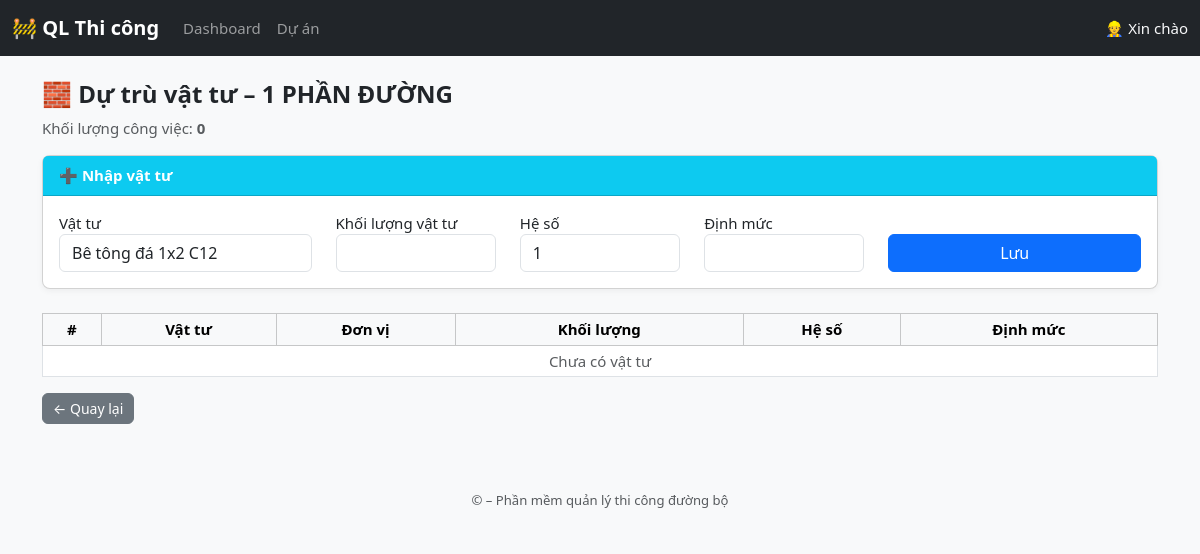
The app's page /work-items/1/materials/ with its own data.
### core/models.py (models this page shows, shortened)
class WorkItem(models.Model):
    project = models.ForeignKey(Project, on_delete=models.CASCADE)
    index_code = models.CharField(max_length=50)
    name = models.CharField(max_length=255)
    unit = models.CharField(max_length=50, blank=True)
    quantity = models.FloatField(null=True, blank=True)
    parent = models.ForeignKey(
        'self',
        null=True,
        blank=True,
        related_name='children',
        on_delete=models.CASCADE
    )
    completed_quantity = models.FloatField(default=0)  # 👈 mới

### core/views.py (the view, shortened to what this page needs)
def work_item_materials(request, work_item_id):
    work_item = get_object_or_404(WorkItem, id=work_item_id)
    materials = work_item.materials.select_related('material')
    all_materials = Material.objects.all()
    return render(request, 'core/work_item_materials.html', {
        'work_item': work_item,
        'materials': materials,
        'all_materials': all_materials
    })

### core/templates/core/work_item_materials.html (shortened to what this page needs)
{% extends "core/base.html" %}
{% block content %}
<h4>
    🧱 Dự trù vật tư – {{ work_item.index_code }} {{ work_item.name }}
</h4>
<p class="text-muted">
    Khối lượng công việc:
    <strong id="work-quantity">
        {{ work_item.quantity|default:0 }}
    </strong>
</p>
<div class="card mb-4">
    <div class="card-header bg-info text-white">
        ➕ Nhập vật tư
    </div>
    <div class="card-body">
        <form method="post">
            <div class="row">
                <div class="col-md-3">
                    <label>Vật tư</label>
                    <select name="material" class="form-control" required>
                        {% for m in all_materials %}
                            <option value="{{ m.id }}">
                                {{ m.name }}
                            </option>
                        {% endfor %}
                    </select>
                </div>
                <div class="col-md-2">
                    <label>Khối lượng vật tư</label>
                    <input type="number" step="0.001"
                           name="quantity"
                           id="quantity"
                           class="form-control"
                           required>
                </div>
                <div class="col-md-2">
                    <label>Hệ số</label>
                    <input type="number" step="0.01"
                           name="factor"
                           id="factor"
                           value="1"
                           class="form-control">
                </div>
                <div class="col-md-2">
                    <label>Định mức</label>
                    <input type="number"
                           id="norm"
                           class="form-control"
                           readonly>
                </div>
                <div class="col-md-3 d-flex align-items-end">
                    <button class="btn btn-primary w-100">
                        Lưu
                    </button>
                </div>
            </div>
        </form>
    </div>
</div>
<table class="table table-bordered table-sm">
    <thead class="table-light">
        <tr>
            <th>#</th>
            <th>Vật tư</th>
            <th>Đơn vị</th>
            <th>Khối lượng</th>
            <th>Hệ số</th>
            <th>Định mức</th>
        </tr>
    </thead>
    <tbody>
        {% for m in materials %}
        <tr>
            <td>{{ forloop.counter }}</td>
            <td>{{ m.material.name }}</td>
            <td>{{ m.material.unit }}</td>
            <td class="text-end">{{ m.quantity }}</td>
            <td>{{ m.factor }}</td>
            <td class="text-end">
                {{ m.norm|floatformat:4 }}
            </td>
            <td>
                <a href="{% url 'edit_work_item_material' m.id %}"
                   class="btn btn-sm btn-warning">Sửa</a>
                <form method="post"
                      action="{% url 'delete_work_item_material' m.id %}"
                      style="display:inline;">
                    {% csrf_token %}
                    <button class="btn btn-sm btn-danger"
                            onclick="return confirm('Xoá vật tư này?')">
                        Xoá
                    </button>
                </form>
            </td>
        </tr>
        {% empty %}
        <tr>
            <td colspan="6"
                class="text-center text-muted">
                Chưa có vật tư
            </td>
        </tr>
        {% endfor %}
    </tbody>
</table>
<a href="{% url 'work_items' work_item.project.id %}"
   class="btn btn-secondary btn-sm">
    ← Quay lại
</a>
{% endblock %}

### core/static/core/style.css (style rules this page uses)
body { background-color: #f8f9fa; font-size: 15px; }
h2, h4, h5 { font-weight: 600; }
.table { background-color: #ffffff; }
.table th { text-align: center; vertical-align: middle; }
.table td { vertical-align: middle; }
.btn { border-radius: 6px; padding: 6px 14px; }
.btn-sm { padding: 4px 10px; font-size: 14px; }
.card { border-radius: 8px; box-shadow: 0 2px 6px rgba(0,0,0,0.05); }
.card-header { background-color: #e9ecef; font-weight: 600; }

### records on screen
WorkItem: index_code "1", name "PHẦN ĐƯỜNG", quantity "0"

### other values on screen
form field material "Bê tông đá 1x2 C12"
